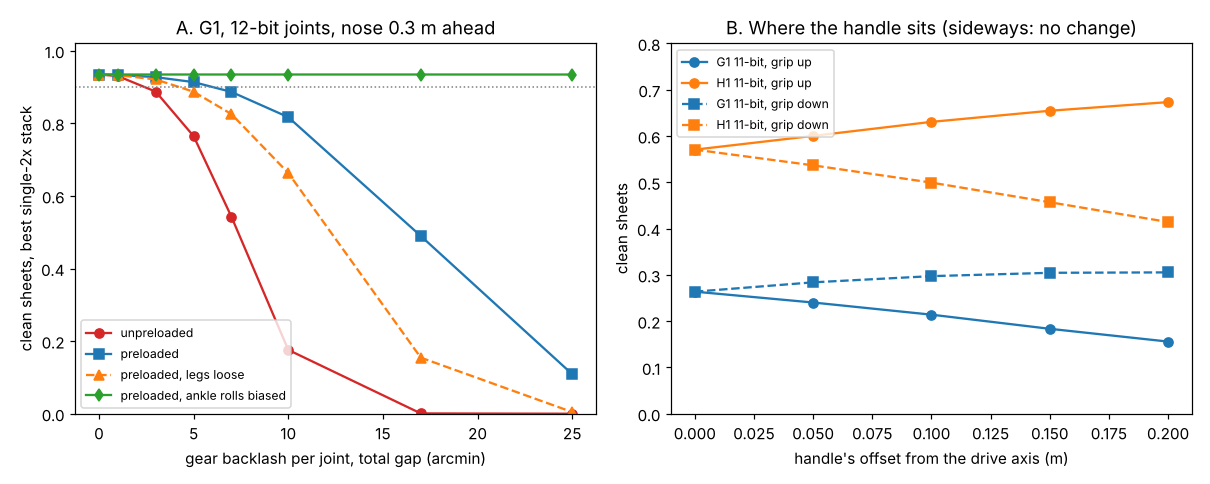

Reproduce this figure in Python.
"""Figure for milestone 30: python experiments/m30_backlash/figure.py (reads results.json)."""
import json
import os

import matplotlib
matplotlib.use("Agg")
import matplotlib.pyplot as plt  # noqa: E402

HERE = os.path.dirname(os.path.abspath(__file__))
R = json.load(open(os.path.join(HERE, "results.json")))

fig, (a, b) = plt.subplots(1, 2, figsize=(11, 4.4))
styles = {"unpreloaded": ("C3", "o-"), "preloaded": ("C0", "s-"), "preloaded, legs loose": ("C1", "^--"),
          "preloaded, ankle rolls biased": ("C2", "d-")}
for mode, (c, st) in styles.items():
    rows = [x for x in R["D"] if x["robot"] == "g1" and x["mode"] == mode and x["bits"] == 12]
    if rows:
        a.plot([x["gap"] for x in rows], [x["clean"] for x in rows], st, color=c, label=mode)
a.axhline(0.90, color="0.5", ls=":", lw=1)
a.set(xlabel="gear backlash per joint, total gap (arcmin)", ylabel="clean sheets, best single-2x stack",
      ylim=(0, 1.02), title="A. G1, 12-bit joints, nose 0.3 m ahead")
a.legend(fontsize=8, loc="lower left")
for i, d in enumerate(("up", "down")):
    for j, n in enumerate(("g1", "h1")):
        rows = [x for x in R["A"]["lateral"] if x["robot"] == n and x["dir"] == d]
        b.plot([0] + [x["r"] for x in rows], [rows[0]["ref11"]] + [x["b11"] for x in rows], "o-" if d == "up" else "s--",
               color=f"C{j}", label=f"{n.upper()} 11-bit, grip {d}")
b.set(xlabel="handle's offset from the drive axis (m)", ylabel="clean sheets", ylim=(0, 0.8),
      title="B. Where the handle sits (sideways: no change)")
b.legend(fontsize=8, loc="upper left")
fig.tight_layout()
fig.savefig(os.path.join(HERE, "figure.png"), dpi=110)
